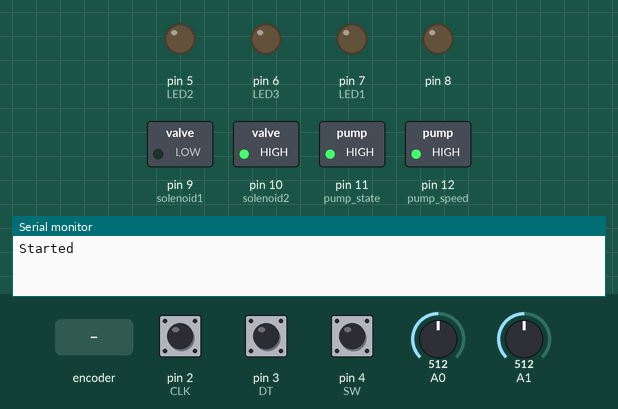
This sketch was run on a simulated Arduino Uno, built with avr-gcc and run on an emulated ATmega328P. Parts: switched loads named in the sketch (green lamp = pin HIGH), output pins drawn as LEDs (lit = HIGH), the last lines printed to the serial monitor. The test bench sets the inputs (shaded band); at power-on: pin 2 (CLK) HIGH, pin 3 (DT) HIGH, pin 4 (SW) HIGH, A0 = 512, A1 = 512.

Above: at 0.07 s.
At 1.2 s:
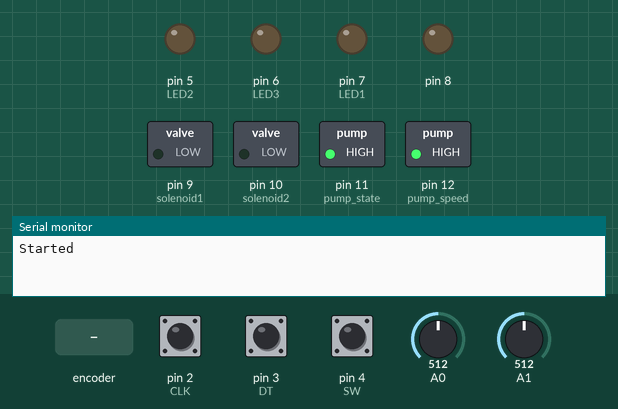
1.3 s: rotary encoder on pin 2 (CLK) / pin 3 (DT) turned 2 steps (second pin leading)
At 2.09 s:
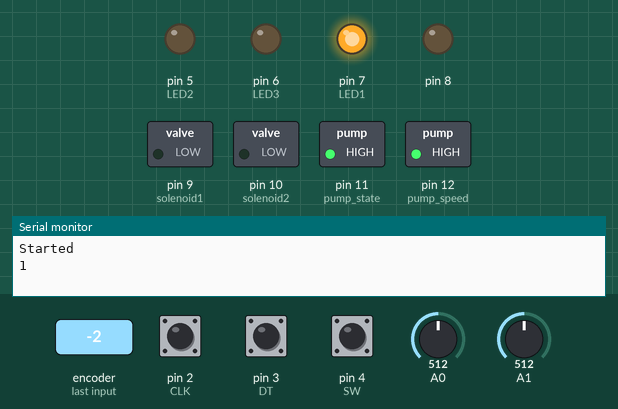
Timing chart, 0 to 4.3 s (numbered marks = the images above; inputs shaded):
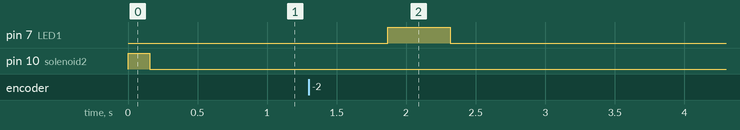

The sketch:

Stroke_Glove.ino
```cpp
#define CLK 2
#define DT 3
#define SW 4
int LED1 = 7;
int LED2 = 5;
int LED3 = 6;
int pump_state=11;
int pump_speed=12;
int solenoid1=9;
int solenoid2=10;


int LED_Stats[]={1,0,0};
bool btn1,btn2,btn3;
int counter = 0;
int currentStateCLK;
int lastStateCLK;
unsigned long lastButtonPress = 0;

void setup()
{

  pinMode(CLK,INPUT);
  pinMode(DT,INPUT);
  pinMode(SW, INPUT_PULLUP);
  Serial.begin(9600);
  for (int i=5;i<=12;i++)
  {
    pinMode(i,OUTPUT);
  }
  for (int i=9; i<=12; i++){
  digitalWrite(i, HIGH);
  delay(1);
  }
  lastStateCLK = digitalRead(CLK);
  Serial.println("Started");

}

void loop()
{
    encoder();
    operate();
}
void operate()
{
    btn1=!digitalRead(SW);
  if(btn1&&500>analogRead(A0)&&500>analogRead(A0))
    {
    digitalWrite(LED1,LED_Stats[0]);
    digitalWrite(LED2,LED_Stats[1]);
    digitalWrite(LED3,LED_Stats[2]);

    digitalWrite(pump_state,(LED_Stats[0]&&LED_Stats[1]));
    digitalWrite(pump_speed,!LED_Stats[0]);
    digitalWrite(solenoid1,0);
    digitalWrite(solenoid2,!LED_Stats[2]);
    delay(150);

    }
    if((!btn1)&&(500<analogRead(A0)))
   {
    digitalWrite(pump_state,1);
    digitalWrite(pump_speed,1);
    digitalWrite(solenoid1,0);
    delay(150);
   }
    if((!btn1)&&(500<analogRead(A1)))
   {
    digitalWrite(pump_state,1);
    digitalWrite(pump_speed,1);
    digitalWrite(solenoid2,0);
    delay(150);
   }
    if(!btn1&&500>analogRead(A0)&&500>analogRead(A1))
    {
      for (int i=9; i<=12; i++){
      digitalWrite(i, HIGH);
      delay(1);
      }
    }

  for (int i=5;i<=8;i++)
  {
    digitalWrite(i,0);
  }

    delay(10);
}

void encoder()
{
  currentStateCLK = digitalRead(CLK);
  if (currentStateCLK != lastStateCLK  && currentStateCLK == 1){
    if (digitalRead(DT) != currentStateCLK) {
      counter --;
    } else {
      counter ++;
    }
    counter=min(15,counter);
    counter=max(0,counter);
    if(counter>10)
    {
      LED_Stats[0]=1;
      LED_Stats[1]=1;
      LED_Stats[2]=1;
    }
    else if (counter>5&&counter<=10)
    {
      LED_Stats[0]=1;
      LED_Stats[1]=1;
      LED_Stats[2]=0;
    }
    else if (counter>=0&&counter<=5)
    {
      LED_Stats[0]=1;
      LED_Stats[1]=0;
      LED_Stats[2]=0;
    }
    digitalWrite(LED1,LED_Stats[0]);
    digitalWrite(LED2,LED_Stats[1]);
    digitalWrite(LED3,LED_Stats[2]);
    delay(150);
    Serial.println(counter);
  }
  lastStateCLK = currentStateCLK;
}
```

Measured:
- after the input at 1.3 s, pin 7 (LED1): LOW → HIGH after 0.57 s, → LOW 0.45 s later
